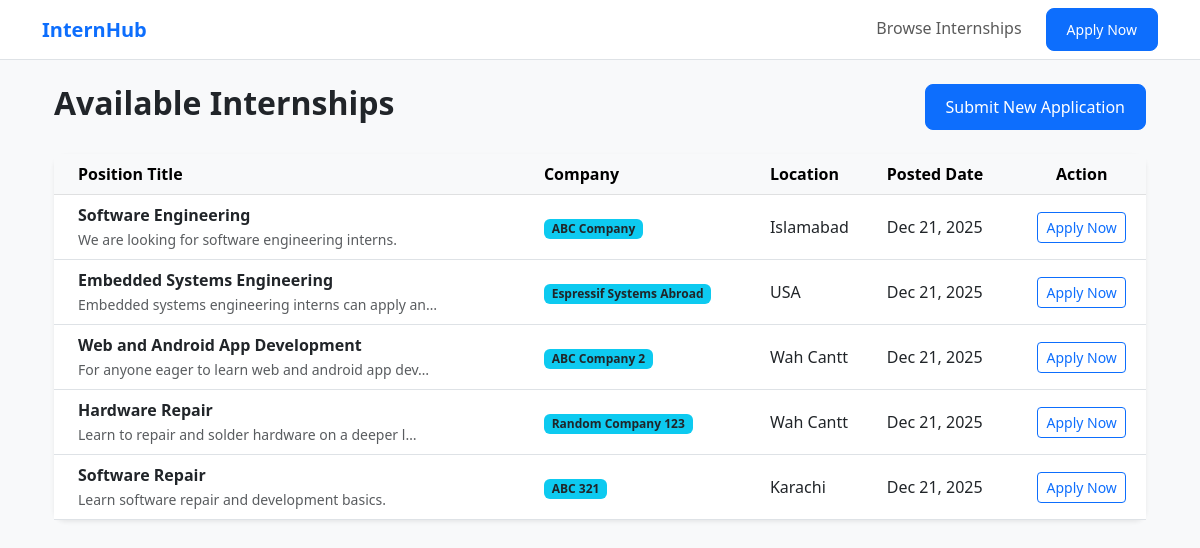
Screenshot of /jobs/ with the database file from the repository.
### core/models.py (models this page shows, shortened)
class Internship(models.Model):
    title = models.CharField(max_length=200)
    company = models.CharField(max_length=200)
    location = models.CharField(max_length=100)
    description = models.TextField()
    requirements = models.TextField(help_text="Separate requirements with commas")
    posted_date = models.DateField(auto_now_add=True)

### core/views.py (the view)
# urls.py: path('jobs/', views.InternshipListView.as_view(), name='internship-list'),
class InternshipListView(ListView):
    model = Internship
    context_object_name = 'internships'
    template_name = 'core/internship_list.html'

### core/templates/core/internship_list.html (shortened to what this page needs)
{% extends 'core/base.html' %}
{% block content %}
<div class="container mt-4">
    <div class="d-flex justify-content-between align-items-center mb-4">
        <h2 class="fw-bold">Available Internships</h2>
        <a href="{% url 'apply' %}" class="btn btn-primary">Submit New Application</a>
    </div>
    <div class="card shadow-sm border-0">
        <div class="card-body p-0">
            <div class="table-responsive">
                <table class="table table-hover align-middle mb-0">
                    <thead class="table-light">
                        <tr>
                            <th class="ps-4">Position Title</th>
                            <th>Company</th>
                            <th>Location</th>
                            <th>Posted Date</th>
                            <th class="text-center">Action</th>
                        </tr>
                    </thead>
                    <tbody>
                        {% for job in internships %}
                        <tr>
                            <td class="ps-4">
                                <div class="fw-bold text-dark">{{ job.title }}</div>
                                <small class="text-muted">{{ job.description|truncatechars:50 }}</small>
                            </td>
                            <td><span class="badge bg-info text-dark">{{ job.company }}</span></td>
                            <td> {{ job.location }}</td>
                            <td>{{ job.posted_date|date:"M d, Y" }}</td>
                            <td class="text-center">
                                <a href="{% url 'apply' %}" class="btn btn-sm btn-outline-primary">Apply Now</a>
                            </td>
                        </tr>
                        {% empty %}
                        <tr>
                            <td colspan="5" class="text-center py-5">
                                <p class="text-muted">No internships available at the moment. Check back later!</p>
                            </td>
                        </tr>
                        {% endfor %}
                    </tbody>
                </table>
            </div>
        </div>
    </div>
</div>
{% endblock %}

### core/templates/core/base.html (shortened to what this page needs)
<!DOCTYPE html>
<html lang="en">
<head>
    <link href="https://cdn.jsdelivr.net/npm/bootstrap@5.3.0/dist/css/bootstrap.min.css" rel="stylesheet">
</head>
<body>
    <nav class="navbar navbar-expand-lg navbar-light border-bottom mb-4">
        <div class="container">
            <a class="navbar-brand fw-bold text-primary" href="{% url 'home' %}">InternHub</a>
            <div class="navbar-nav ms-auto">
                <a class="nav-link" href="{% url 'internship-list' %}">Browse Internships</a>
                <a class="btn btn-primary btn-sm ms-lg-3" href="{% url 'apply' %}">Apply Now</a>
            </div>
        </div>
    </nav>
    <div class="container">
        {% block content %}{% endblock %}
    </div>
</body>
</html>

### core/templates/core/base.html (style rules this page uses)
body { background-color: #f8f9fa; font-family: 'Segoe UI', Tahoma, Geneva, Verdana, sans-serif; }
.navbar { shadow-sm; background-color: #ffffff !important; }
.card { border: none; border-radius: 12px; transition: transform 0.2s; }
.btn-primary { border-radius: 8px; padding: 10px 20px; }

### rows the page displays
Internship: title "Software Engineering", description "We are looking for software engineering interns.", company "ABC Company", location "Islamabad", posted_date "Dec 21, 2025"
Internship: title "Embedded Systems Engineering", description "Embedded systems engineering interns can apply an…", company "Espressif Systems Abroad", location "USA", posted_date "Dec 21, 2025"
Internship: title "Web and Android App Development", description "For anyone eager to learn web and android app dev…", company "ABC Company 2", location "Wah Cantt", posted_date "Dec 21, 2025"
Internship: title "Hardware Repair", description "Learn to repair and solder hardware on a deeper l…", company "Random Company 123", location "Wah Cantt", posted_date "Dec 21, 2025"
Internship: title "Software Repair", description "Learn software repair and development basics.", company "ABC 321", location "Karachi", posted_date "Dec 21, 2025"
